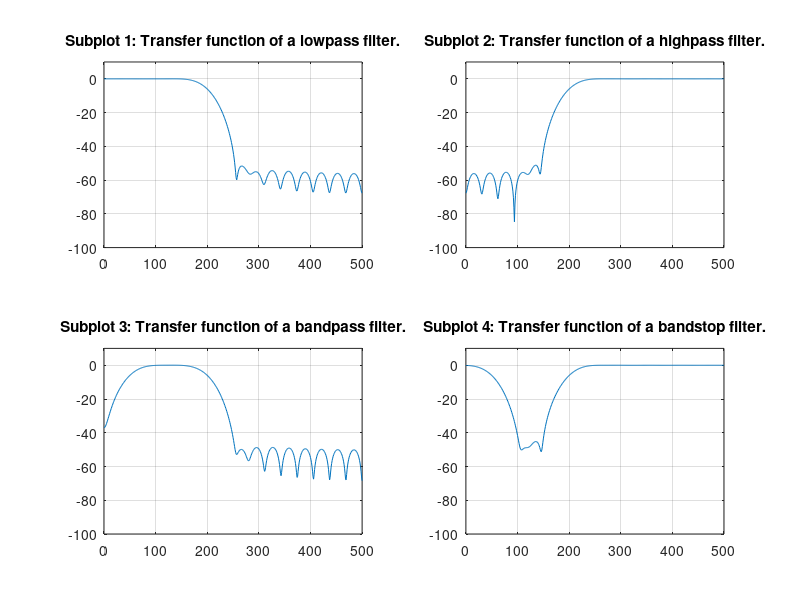

Recreate this plot in MATLAB.
clear all;
clc;

%%%%%%%%%%%%%%%%%%%%%%%%%%%%%%%%%%%%%%%%%%%%%%%%%%%%%%%%%%%%%%%%%%%%%%%%%%%
% Lowpass filter (LPF)
% Order (N-1), sampling frequency (Fs), cutoff frequency (Fc).
N = 32;
Fs = 1000;
Fc = 200;

% Normalised cutoff frequency of a lowpass filter (Wc).
Wc = 2 * pi * Fc / Fs;

% Filter indexes (n and m).
n = [0:N-1];
m = N/2;

% Calculation of coefficients of Hamming window (w).
for i = 1:N

    w(i) = 0.54 + 0.46 * cos((2 * pi * (n(i) - m)) / (N - 1));

end

% Calculation of impulse response of FIR filter (h).
for i = 1:N

    if i == N/2 + 1
        
        h(i) = Wc / pi;
    
    else

        h(i) =  sin(Wc * (n(i) - m)) / (pi * (n(i) - m));

    end  

end

% Applying window to the calculated impulse response (h).
h = h .* w;

% Calculation of transfer function of the filter (H).
step = 1;
f = [0:step:Fs/2];

for i = 1:length(f)

    Hlp(i) = sum(h .* exp(-1j * 2 * pi * f(i) .* (n - m) / Fs));

end

%%%%%%%%%%%%%%%%%%%%%%%%%%%%%%%%%%%%%%%%%%%%%%%%%%%%%%%%%%%%%%%%%%%%%%%%%%%
% Highpass filter (HPF)
% Order (N-1), sampling frequency (Fs), cutoff frequency (Fc).
N = 32;
Fs = 1000;
Fc = 200;

% Normalised cutoff frequency of a lowpass filter (Wc).
Wc = 2 * pi * Fc / Fs;

% Filter indexes (n and m).
n = [0:N-1];
m = N/2;

% Calculation of coefficients of Hamming window (w).
for i = 1:N

    w(i) = 0.54 + 0.46 * cos((2 * pi * (n(i) - m)) / (N - 1));

end

% Calculation of impulse response of FIR filter (h).
for i = 1:N

    if i == N/2 + 1
        
        h(i) = 1 - Wc / pi;
    
    else

        h(i) = (sin(pi * (n(i) - m)) - sin(Wc * (n(i) - m))) ...
                / (pi * (n(i) - m));

    end  

end

% Applying window to the calculated impulse response (h).
h = h .* w;

% Calculation of transfer function of the filter (H).
step = 1;
f = [0:step:Fs/2];

for i = 1:length(f)

    Hhp(i) = sum(h .* exp(-1j * 2 * pi * f(i) .* (n - m) / Fs));

end

%%%%%%%%%%%%%%%%%%%%%%%%%%%%%%%%%%%%%%%%%%%%%%%%%%%%%%%%%%%%%%%%%%%%%%%%%%%
% Bandpass filter (BPF)
% Order (N-1), sampling frequency (Fs), cutoff frequencies (Fc1 and Fc2).
N = 32;
Fs = 1000;
Fc1 = 50;
Fc2 = 200;

% Normalised cutoff frequencies of bandpass filter (Wc1 and Wc2).
Wc1 = 2 * pi * Fc1 / Fs;
Wc2 = 2 * pi * Fc2 / Fs;

% Filter indexes (n and m).
n = [0:N-1];
m = N/2;

% Calculation of coefficients of Hamming window (w).
for i = 1:N

    w(i) = 0.54 + 0.46 * cos((2 * pi * (n(i) - m)) / (N - 1));

end

% Calculation of impulse response of FIR filter (h).
for i = 1:N

    if i == N/2 + 1
        
        h(i) = (Wc2 - Wc1) / pi;
    
    else

        h(i) =  (sin(Wc2 * (n(i) - m)) - sin(Wc1 * (n(i) - m))) ...
              / (pi * (n(i) - m));

    end  

end

% Applying window to the calculated impulse response (h).
h = h .* w;

% Calculation of transfer function of the filter (H).
step = 1;
f = [0:step:Fs/2];

for i = 1:length(f)

    Hbp(i) = sum(h .* exp(-1j * 2 * pi * f(i) .* (n - m) / Fs));

end

%%%%%%%%%%%%%%%%%%%%%%%%%%%%%%%%%%%%%%%%%%%%%%%%%%%%%%%%%%%%%%%%%%%%%%%%%%%
% Bandstop filter (BPF)
% Order (N-1), sampling frequency (Fs), cutoff frequencies (Fc1 and Fc2).
N = 32;
Fs = 1000;
Fc1 = 50;
Fc2 = 200;

% Normalised cutoff frequencies of bandpass filter (Wc1 and Wc2).
Wc1 = 2 * pi * Fc1 / Fs;
Wc2 = 2 * pi * Fc2 / Fs;

% Filter indexes (n and m).
n = [0:N-1];
m = N/2;

% Calculation of coefficients of Hamming window (w).
for i = 1:N

    w(i) = 0.54 + 0.46 * cos((2 * pi * (n(i) - m)) / (N - 1));

end

% Calculation of impulse response of FIR filter (h).
for i = 1:N

    if i == N/2 + 1
        
        h(i) = 1 + (Wc1 - Wc2) / pi;
    
    else

        h(i) =  (sin(Wc1 * (n(i) - m)) - sin(Wc2 * (n(i) - m)) + ...
                 sin(pi * (n(i) - m))) / (pi * (n(i) - m));

    end  

end

% Applying window to the calculated impulse response (h).
h = h .* w;

% Calculation of transfer function of the filter (H).
step = 1;
f = [0:step:Fs/2];

for i = 1:length(f)

    Hbs(i) = sum(h .* exp(-1j * 2 * pi * f(i) .* (n - m) / Fs));

end

%%%%%%%%%%%%%%%%%%%%%%%%%%%%%%%%%%%%%%%%%%%%%%%%%%%%%%%%%%%%%%%%%%%%%%%%%%%
% Plots
% Transfer function plots for every filter topology.
subplot(2,2,1);
xmin = 0; xmax = Fs/2; ymin = -100; ymax = 10;
plot(f, 20*log10(abs(Hlp)));
title('Subplot 1: Transfer function of a lowpass filter.');
grid on;
axis([xmin xmax ymin ymax]);

subplot(2,2,2);
xmin = 0; xmax = Fs/2; ymin = -100; ymax = 10;
plot(f, 20*log10(abs(Hhp)));
title('Subplot 2: Transfer function of a highpass filter.');
grid on;
axis([xmin xmax ymin ymax]);

subplot(2, 2, 3);
xmin = 0; xmax = Fs/2; ymin = -100; ymax = 10;
plot(f, 20*log10(abs(Hbp)));
title('Subplot 3: Transfer function of a bandpass filter.');
grid on;
axis([xmin xmax ymin ymax]);

subplot(2, 2, 4);
xmin = 0; xmax = Fs/2; ymin = -100; ymax = 10;
plot(f, 20*log10(abs(Hbs)));
title('Subplot 4: Transfer function of a bandstop filter.');
grid on;
axis([xmin xmax ymin ymax]);